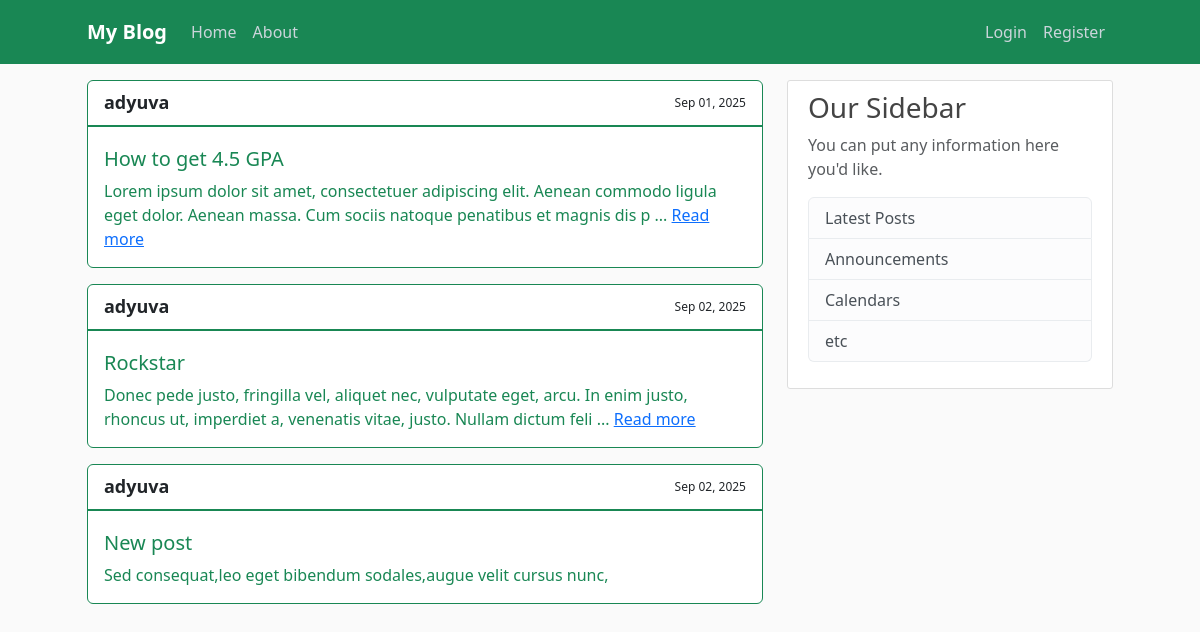
The page / on the database its author committed.
### blog/models.py (models this page shows)
class Posts(models.Model):
  title = models.CharField(max_length=200)
  content = models.TextField()
  date_posted = models.DateTimeField(default=timezone.now)
  author = models.ForeignKey(User, on_delete=models.CASCADE)

### blog/views.py (the view)
# urls.py: path('', views.home, name='blog-home'),
def home(request):
  context = {
    'posts': Posts.objects.all()
  }
  return render(request, 'blog/home.html', context)

### blog/templates/blog/home.html
{% extends "blog/base.html" %}
{% block content %}
    {% for post in posts %}
      <article class="w-auto">
        <div class="card border-success mb-3">
          <div class="d-flex article-metadata align-items-center justify-content-between border-bottom border-success border-2 w-auto">
          <a class="mr-2 card-header bg-transparent text-decoration-none fw-semibold border-bottom-0 fs-med" href="#">{{ post.author }}</a>
          <div class="card-header bg-transparent border-bottom-0 fs-sm">{{ post.date_posted|date:"M d, Y" }}</div>
        </div>
          <div class="card-body text-success">
            <h5 class="card-title">{{ post.title }}</h5>
            {{ post.content|slice:":150" }}
            {% if post.content|length > 150 %}...
            <a href="#">Read more</a>
            {% endif %}
          </div>
        </div>
      </article>
    {% endfor %}
{% endblock content %}

### blog/static/blog/main.css (style rules this page uses)
body { background: #fafafa; color: #333333; margin-top: 5rem; }
h1, h2, h3, h4, h5, h6 { color: #444444; }
.fs-med { font-size: 18px; }
.fs-sm { font-size: 12px; }
.article-metadata { padding-bottom: 1px; margin-bottom: 4px; border-bottom: 1px solid #e3e3e3 }

### rows shown on the page
Posts: author "adyuva", date_posted "Sep 01, 2025", title "How to get 4.5 GPA", content "Lorem ipsum dolor sit amet, consectetuer adipiscing elit. Aenean commodo ligula eget dolor. Aenean massa. Cum sociis natoque penatibus et magnis dis p", shows "Read more"
Posts: author "adyuva", date_posted "Sep 02, 2025", title "Rockstar", content "Donec pede justo, fringilla vel, aliquet nec, vulputate eget, arcu. In enim justo, rhoncus ut, imperdiet a, venenatis vitae, justo. Nullam dictum feli", shows "Read more"
Posts: author "adyuva", date_posted "Sep 02, 2025", title "New post", content "Sed consequat,leo eget bibendum sodales,augue velit cursus nunc,"
